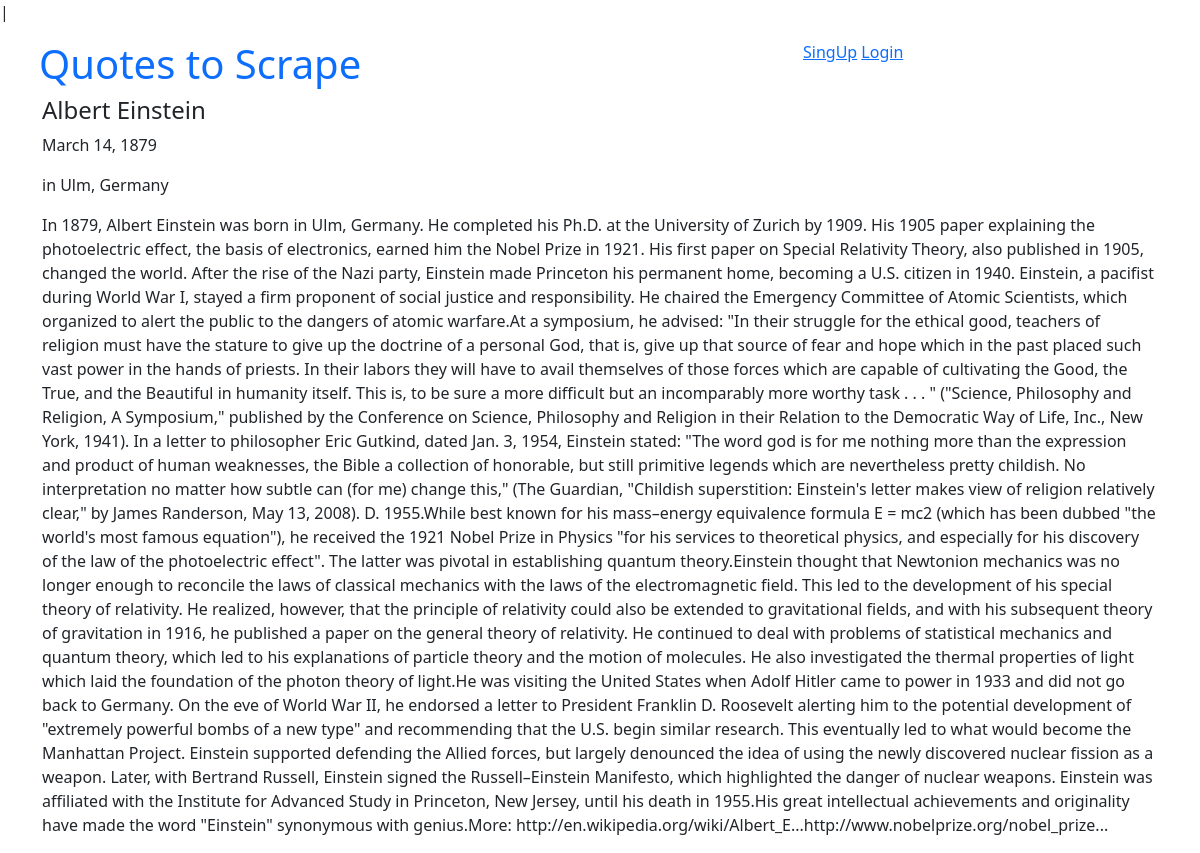
Page /author/5 on the committed database.
### quotes/models.py (models this page shows)
class Author(models.Model):
    fullname = models.CharField(max_length=50)
    date_born = models.CharField(max_length=50)
    location_born = models.CharField(max_length=150)
    bio = models.TextField()
    created_at = models.DateTimeField(auto_now_add=True)

### quotes/views.py (the view)
# urls.py: path('author/<int:_id>', views.author_about, name='author'),
def author_about(request, _id):
    author = Author.objects.filter(id=_id).first()
    return render(request, 'quotes/author.html', context={'author': author})

### quotes/templates/quotes/author.html
{% extends 'quotes/base.html' %}
{% block content %}
<div>
    <h4>{{ author.fullname}}</h4>
    <p> {{ author.date_born}}</p>
    <p> {{ author.location_born}}</p>
    <p> {{ author.bio}}</p>
</div>
{% endblock %}

### rows in the picture
Author: fullname "Albert Einstein", date_born "March 14, 1879", location_born "in Ulm, Germany", bio "In 1879, Albert Einstein was born in Ulm, Germany. He completed his Ph.D. at the University of Zurich by 1909. His 1905 paper explaining the photoelectric effect, the basis of electronics, earned him the Nobel Prize in 1921. His first paper on Special Relativity Theory, also published in 1905, changed the world. After the rise of the Nazi party, Einstein made Princeton his permanent home, becoming a U.S. citizen in 1940. Einstein, a pacifist during World War I, stayed a firm proponent of social justice and responsibility. He chaired the Emergency Committee of Atomic Scientists, which organized to alert the public to the dangers of atomic warfare.At a symposium, he advised: \"In their…"
